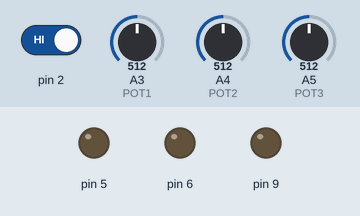
Bench run of a sketch on a simulated Arduino Uno, built with avr-gcc and run on an emulated ATmega328P. Parts: output pins drawn as LEDs (lit = HIGH). Dashed ring = blinking. Inputs (shaded band) come from the test bench; at power-on: pin 2 HIGH, A3 (POT1) = 512, A4 (POT2) = 512, A5 (POT3) = 512.

Above: at 1.2 s.
1.3 s: pin 2 driven LOW
At 2.2 s:
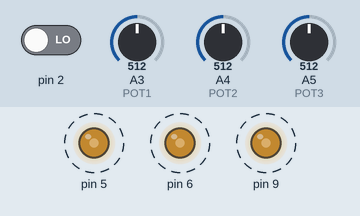
4.3 s: A3 (POT1) set to 716
7.3 s: A4 (POT2) set to 716
10.3 s: A5 (POT3) set to 716
13.3 s: A3 (POT1) set to 900
16.3 s: A4 (POT2) set to 900
Timing chart, 0 to 20.3 s (numbered marks = the images above; inputs shaded):
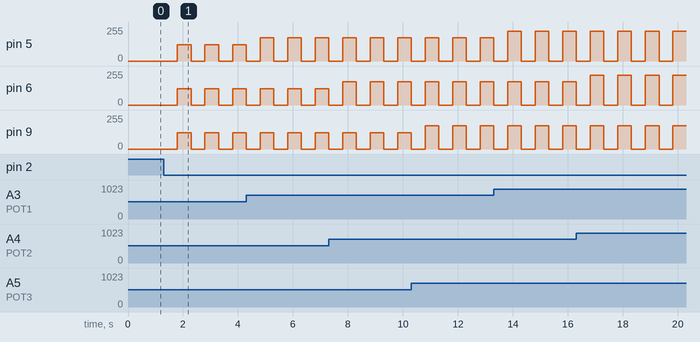

Measured:
- after the input at 1.3 s, pin 5, pin 6, pin 9: alternates 121/255 for 0.50 s and 0/255 for 0.50 s, starting after 0.50 s

The sketch:

CODIGO_DEL_B.ino
```cpp
#define POT1 A3
#define POT2 A4
#define POT3 A5
bool estado = false;
int sensorValue = 0;
void setup()
{
  pinMode(2 , INPUT);
  pinMode(6, OUTPUT);
  pinMode(5 , OUTPUT);
  pinMode(9 , OUTPUT);
  pinMode(POT1 , INPUT);
  Serial.begin(9600);
}
void loop()
{
  	int valorP1 = analogRead(POT1);
  	int valorP2 = analogRead(POT2);
  	int valorP3 = analogRead(POT3);

  	int valorFP1 = map(valorP1,50,1023,0,255);
  	int valorFP2 = map(valorP2,50,1023,0,255);
  	int valorFP3 = map(valorP3,50,1023,0,255);

  	if (!digitalRead (2) == 1)
 {
   estado = !estado ;
   delay(500) ;
 }
  if (estado)
  {
  	analogWrite(5 , valorFP1);
  	analogWrite(6 , valorFP2);
  	analogWrite(9 , valorFP3);
  }else{

    analogWrite(5 , 0);
  	analogWrite(6 , 0);
  	analogWrite(9 , 0);
  }
}
```
